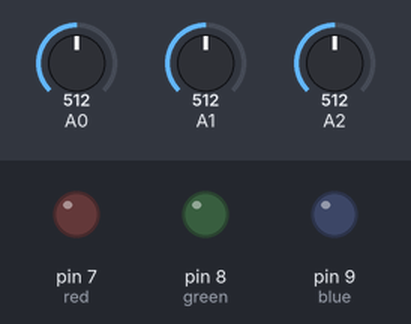
The sketch below on a simulated Arduino Uno, built with avr-gcc and run on an emulated ATmega328P. On the bench: output pins drawn as LEDs (lit = HIGH). The test bench sets the inputs (shaded band); at power-on: A2 = 512, A0 = 512, A1 = 512. No radio packets arrive unless stated.

Above: at 1.2 s.
1.3 s: A2 set to 0
4.3 s: A0 set to 0
7.3 s: A1 set to 0
At 8.4 s:
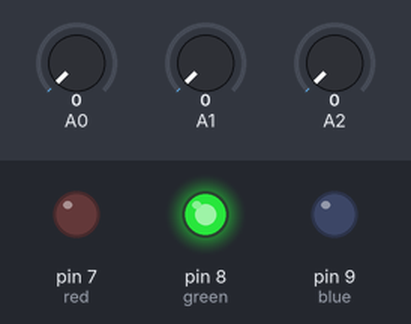
8.8 s: A1 set to 122
At 9.63 s:
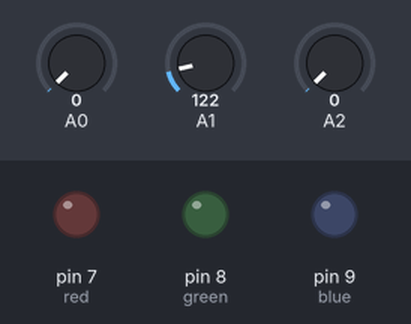
11.8 s: A0 set to 122
At 13.4 s:
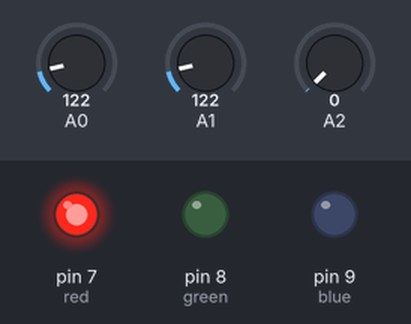
13.9 s: A2 set to 122
At 15.13 s:
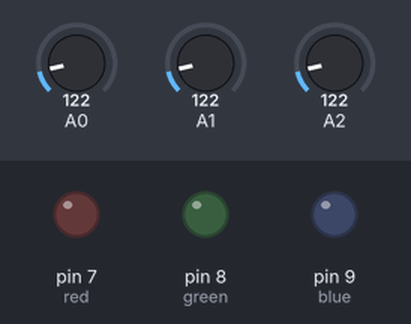
Timing chart, 0 to 16.9 s (numbered marks = the images above; inputs shaded):
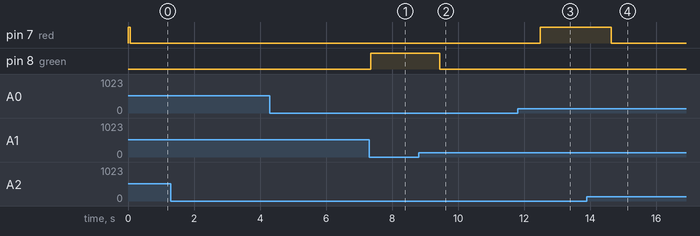

The sketch:

Transmitter.ino
```cpp
#include <RH_ASK.h>
#ifdef RH_HAVE_HARDWARE_SPI
#include <SPI.h> // Not actually used but needed to compile
#endif

RH_ASK driver(2000, 4, 2, 5);

int red = 7;
int green = 8;
int blue = 9;
boolean fillWater = false;

void setup() {
  pinMode(red, OUTPUT); //Red
  pinMode(green, OUTPUT); //Green
  pinMode(blue, OUTPUT); //Blue

  #ifdef RH_HAVE_SERIAL
    Serial.begin(9600);    // Debugging only
  #endif
    if (!driver.init())
  #ifdef RH_HAVE_SERIAL
    Serial.println("init failed");
  #else
  ;
  #endif
}

void loop() {
  //WorkOnOpen (When Sensor is getting LOW voltage)
  threeSensorModel(true);
  //WorkOnClosed (When Sensor is getting HIGH voltage)
  //threeSensorModel(false);
}

void blink(int loc) {
  digitalWrite(loc, HIGH);
  delay(1);
  digitalWrite(loc, LOW);
  delay(1);
}

void resetAllLeds() {
  digitalWrite(red, LOW);
  digitalWrite(green, LOW);
  digitalWrite(blue, LOW);
}

int count=0;
String repeatWord="begin";
String firstWord="begin";
String secondWord="begin";

String filter(String word, int frequency) {
  if (word=="111") {
    //Force to turn off the motor
    //Force set repeatedWord
    fillWater=false;
    repeatWord="111";
  }
  if (repeatWord=="begin") {
    repeatWord=word;
  }
  if (firstWord=="begin") {
    firstWord=word;
    return repeatWord;
  }
  else {
    secondWord = word;
  }

  if (firstWord==secondWord) {
    count++;
    if (count==frequency) {
      count=0;
      repeatWord=secondWord;
    }
    return repeatWord;
  }
  else {
    count=0;
    firstWord=secondWord;
    return repeatWord;
  }
}

String getSensorStatus(boolean low, boolean medium, boolean high) {
  String sensor=(high)?"1":"0";
  sensor+=(medium)?"1":"0";
  sensor+=(low)?"1":"0";
  return sensor;
}

int countError=0;

void threeSensorModel(boolean isSensorReverse) {
  boolean isFull = analogRead(0);
  boolean isTwoThird = analogRead(1);
  boolean isOneThird = analogRead(2);

  if (isSensorReverse) {
    isFull = !isFull;
    isTwoThird = !isTwoThird;
    isOneThird = !isOneThird;
  }

  Serial.print(isFull);
  Serial.print(isTwoThird);
  Serial.print(isOneThird);

  String sensor=getSensorStatus(isOneThird, isTwoThird, isFull);
  sensor = filter(sensor, 10); //filter changes 10 times
  //Check 1st Sensor
  //Remove resistor

  String output = "sensorFailure";

  if (sensor=="111") {
    fillWater = false;
    resetAllLeds();
    digitalWrite(green, HIGH);
    output = "stopGreen";
  }
  else if (sensor=="011") {
    if (fillWater) {
      resetAllLeds();
      blink(green);
      output = "startBlinkGreen";
    }
    else {
      resetAllLeds();
      digitalWrite(blue, HIGH);
      output = "stopBlue";
    }
  }
  else if (sensor=="001") {
    if (fillWater) {
      resetAllLeds();
      blink(blue);
      output = "startBlinkBlue";
    }
    else {
      resetAllLeds();
      digitalWrite(red, HIGH);
      output = "stopRed";
    }
  }
  else if (sensor=="000") {
    if (fillWater) {
      resetAllLeds();
      blink(red);
      output = "startBlinkRed";
    }
    else {
      resetAllLeds();
      digitalWrite(red, HIGH);
      output = "stopRed";
    }
    fillWater = true;
  }
  else if (output=="sensorFailure") {
    resetAllLeds();
    countError++;
    switch (countError) {
      case 1:
        blink(red);
      break;

      case 2:
        blink(green);
      break;

      case 3:
        blink(blue);
        countError=0;
      break;
    }
  }

  sendText(output.c_str());
}

void sendText(const char *msg) {
  driver.send((uint8_t *)msg, strlen(msg));
  driver.waitPacketSent();
  Serial.println(msg);
}
```

Measured:
- after the input at 7.3 s, pin 8 (green): LOW → HIGH after 0.05 s
- after the input at 8.8 s, pin 8 (green): HIGH → LOW after 0.64 s
- after the input at 11.8 s, pin 7 (red): LOW → HIGH after 0.68 s
- after the input at 13.9 s, pin 7 (red): HIGH → LOW after 0.73 s
